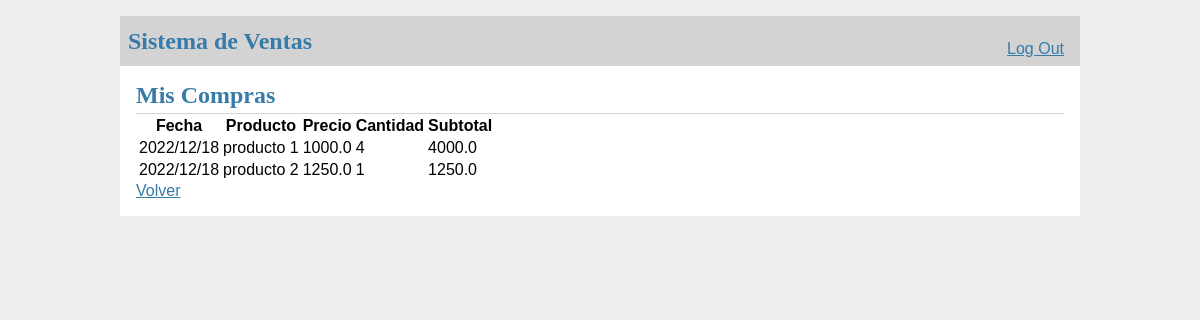
Page /purchases (signed in) on the earlier database version.
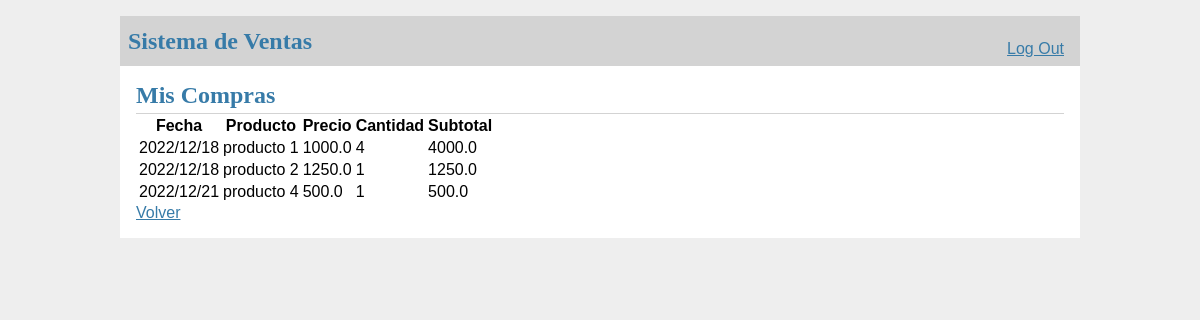
Same page on the later database version.
### tables this page shows
CREATE TABLE detalle_ventas (
  numero INTEGER NOT NULL,
  item INTEGER NOT NULL,
  producto INTEGER NOT NULL,
  cantidad INTEGER NOT NULL,
  FOREIGN KEY (numero) REFERENCES ventas (id),
  FOREIGN KEY (producto) REFERENCES productos (id),
  PRIMARY KEY (numero, item)
);

CREATE TABLE ventas (
  numero INTEGER PRIMARY KEY AUTOINCREMENT,
  cliente INTEGER NOT NULL,
  fecha TIMESTAMP NOT NULL DEFAULT CURRENT_TIMESTAMP,
  total REAL,
  FOREIGN KEY (cliente) REFERENCES usuarios (id)
);

CREATE TABLE productos (
  id INTEGER PRIMARY KEY AUTOINCREMENT,
  nombre TEXT NOT NULL,
  descripcion TEXT NOT NULL,
  precio REAL NOT NULL,
  iva REAL NOT NULL,
  imagen TEXT DEFAULT NULL,
  stock INTEGER DEFAULT NULL
);

### flaskr/shop.py (the view)
@bp.route('/purchases')
@login_required
def show_purchases():
    if g.user['rol'] == 1:
        compras = get_sales_by_user(g.user['cuit'])
        return render_template('shop/purchases.html', compras=compras)
    else:
        return redirect(url_for('shop.index'))

### flaskr/auth.py (called while the page is built)
@bp.before_app_request
def load_logged_in_user():
    user_id = session.get('user_id')
    if user_id is None:
        g.user = None
    else:
        g.user = get_user_by_cuit(user_id)

def login_required(view):
    @functools.wraps(view)
    def wrapped_view(**kwargs):
        if g.user is None:
            return redirect(url_for('auth.login'))
        return view(**kwargs)
    return wrapped_view

### flaskr/data.py (called while the page is built)
def get_user_by_cuit(cuit):
    return get_db().execute(
            'SELECT * FROM usuarios WHERE cuit = ?', (cuit,)
        ).fetchone()

def get_sales_by_user(cuit):
    return get_db().execute(
        ' SELECT v.numero as numero, v.fecha as fecha, p.nombre as producto, p.precio as precio, dv.cantidad as cantidad, (dv.cantidad * p.precio) as subtotal, v.total as total '
        + ' FROM ventas v '
        + ' INNER JOIN  detalle_ventas dv on v.numero = dv.numero '
        + ' INNER JOIN productos p on dv.producto = p.id '
        + ' WHERE v.cliente = ' + str(cuit)
        + ' ORDER BY v.numero '
    ).fetchall()

### flaskr/db.py (called while the page is built)
def get_db():
    if 'db' not in g:
        g.db = sqlite3.connect(
            current_app.config['DATABASE'],
            detect_types=sqlite3.PARSE_DECLTYPES
        )
        g.db.row_factory = sqlite3.Row
    return g.db

### flaskr/templates/shop/purchases.html
{% extends 'base.html' %}
{% block header %}
  <h1>{% block title %}Mis Compras{% endblock %}</h1>
{% endblock %}
{% block content %}
    <table>
      <tr>
        <th>  Fecha   </th>
        <th>  Producto   </th>
        <th>     Precio</th>
        <th>     Cantidad</th>
        <th>     Subtotal</th>
      </tr>
      {% for compra in compras %}
        <tr>
          <td>{{ compra['fecha'].strftime("%Y/%m/%d") }}   </td>
          <td>    {{ compra['producto'] }}   </td>
          <td>    {{ compra['precio'] }}    </td>
          <td>    {{ compra['cantidad'] }}    </td>
          <td>    {{ compra['subtotal'] }}</td>
        </tr>
      {% endfor %}
    </table>
    <a class="action" href="{{ url_for('shop.index') }}">Volver</a>
{% endblock %}

### flaskr/templates/base.html (shortened to what this page needs)
<!doctype html>
<link rel="stylesheet" href="{{ url_for('static', filename='style.css') }}">
<nav>
  <h1>Sistema de Ventas</h1>
  <ul>
    {% if g.user %}
      <li><span>{{ g.user['username'] }}</span>
      <a href="{{ url_for('auth.logout') }}">Log Out</a>
    {% else %}
      <li><a href="{{ url_for('auth.register') }}">Registrarse</a>
      <li><a href="{{ url_for('auth.login') }}">Log In</a>
    {% endif %}
  </ul>
</nav>
<section class="content">
  <header>
    {% block header %}{% endblock %}
  </header>
  {% block content %}{% endblock %}
</section>

### flaskr/static/style.css (style rules this page uses)
h1 { font-family: serif; color: #377ba8; margin: 1rem 0; }
a { color: #377ba8; }
nav { background: lightgray; display: flex; align-items: center; padding: 0 0.5rem; }
nav h1 { flex: auto; margin: 0; }
nav ul { display: flex; list-style: none; margin: 0; padding: 0; }
nav ul li a, nav ul li span, header .action { display: block; padding: 0.5rem; }
.content { padding: 0 1rem 1rem; }
.content > header { border-bottom: 1px solid lightgray; display: flex; align-items: flex-end; }
.content > header h1 { flex: auto; margin: 1rem 0 0.25rem 0; }
.content:last-child { margin-bottom: 0; }

Differences in the rows shown:
added detalle_ventas: fecha "2022/12/21", producto "producto 4", precio "500.0", cantidad "1", subtotal "500.0"
